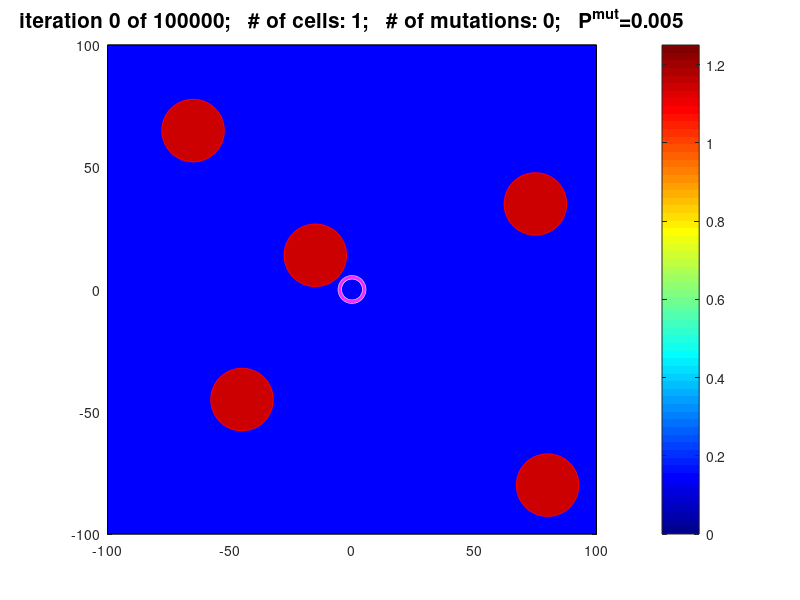
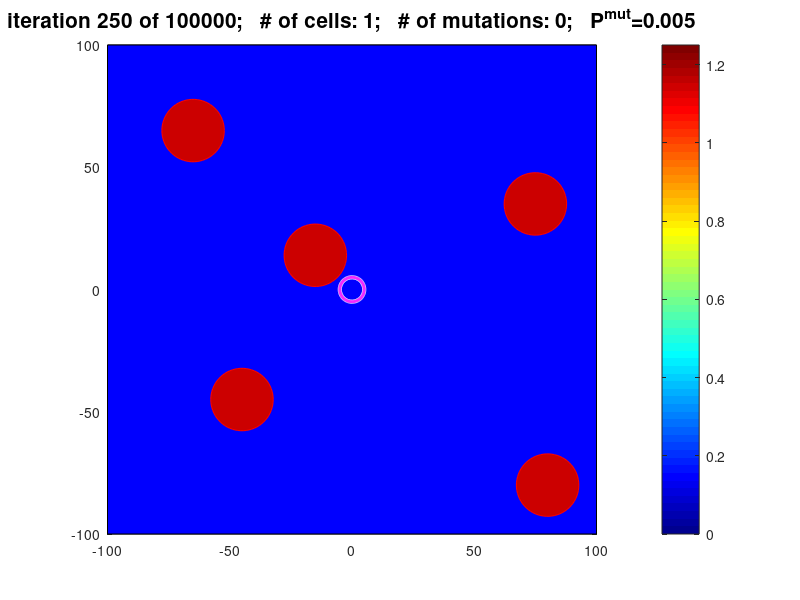
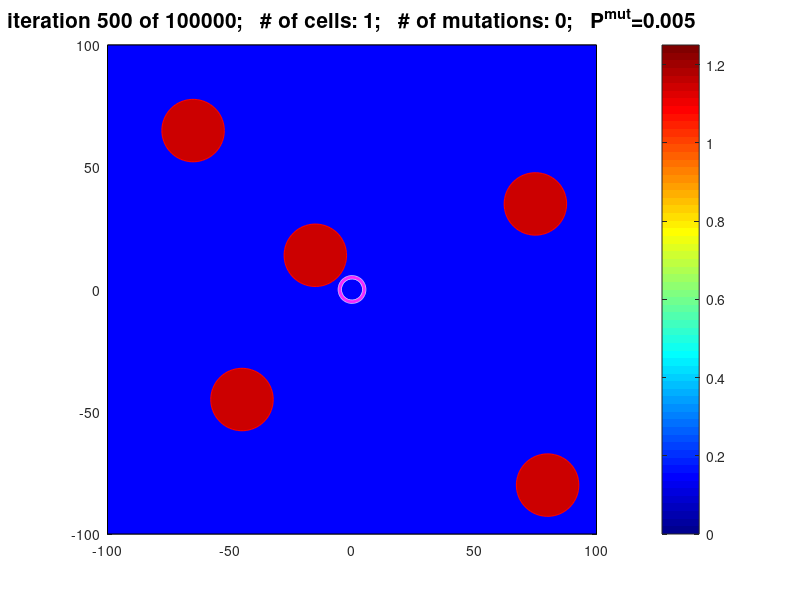
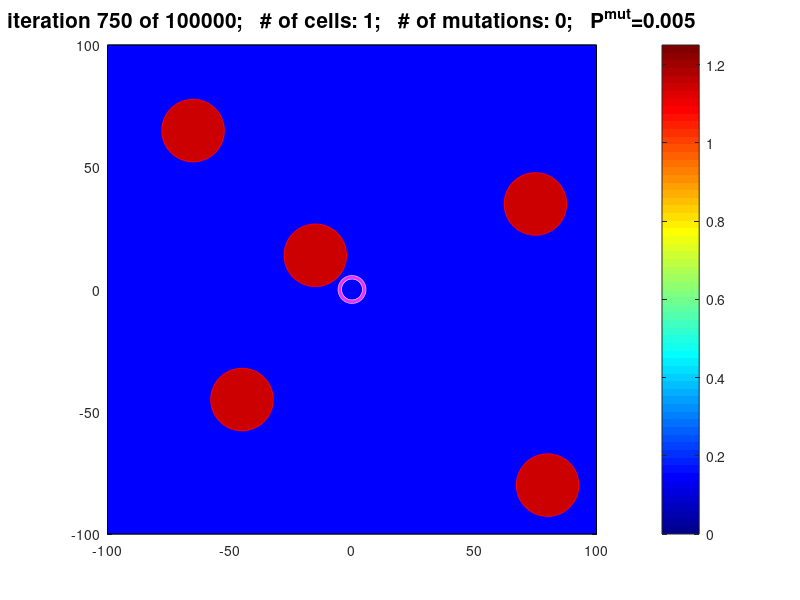

Reproduce these figures in MATLAB, in order. (Note: a time limit stopped this script after it produced the figures.)
function tumorGrowth_example2
%%%%%%%%%%%%%%%%%%%%%%%%%%%%%%%%%%%%%%%%%%%%%%%%%%%%%%%%%%%%%%%%%%%%%%
%% This is a companion code for the paper "LinG3D: Visualizing the  %%
%% Spatio-Temporal Dynamics of Clonal Evolution" by A. Hu, A.M.E.   %%
%% Ojwang', K.D. Olumoyin, and K.A. Rejniak                         %%
%% This code generates tumor growth data 'cell_history', 'cellXY_##'%%
%% and 'cellID_##' (where ## is the iteration number) used in all   %%
%% routines for visualization of the 3D linage trees of the tumor.  %%
%%                                                                  %%
%% for the examples discussed in the paper use:                     %%
%% example 1: pathdata='exampleB05';  probmut=0.050;                %%
%% example 2: pathdata='exampleB005'; probmut=0.005;                %%
%%                                                                  %%
%% October 31, 2022                                                 %%
%%%%%%%%%%%%%%%%%%%%%%%%%%%%%%%%%%%%%%%%%%%%%%%%%%%%%%%%%%%%%%%%%%%%%%

% % example 1
% probmut=0.050;            % prob of mutation [0.05 or 0.005]
% pathname='exampleB05';

% example 2
probmut=0.005;           % prob of mutation [0.05 or 0.005]
pathname='exampleB005';


% switch for saving data: toSave=1 save data; toSave=0 do not save data
toSave=1;
if toSave==1
  dirnamefigs=[pathname,'/figs']; mkdir(dirnamefigs) 
  dirnamedata=[pathname,'/data']; mkdir(dirnamedata)
end


 rng(7); % fixed random number generator for comparison between examples


Ncells=1;                % number of cells
cellXY=[0,0];            % cell coordinates [microns] 
Amat=18*60;              % cell average maturation age [sec]
age=[0.75*Amat];         % cell current age
ageDiv=[Amat];           % cell division age
drugcell=[0];            % drug level absorbed by the cell
mutate=[0];              % cell mutation state

rad=5;                   % cell radius microns
Nneig=5;                 % number of neighbors for overcrowding   
probdie=0.8;             % prob of random dying
probDrugdie=0.85;        % prob of drug-induced dying
Nmutate=0;               % number of mutation 
Cellupt=0.015;           % cell uptake
drugth=4;                % threshold for cell killing level

stif=50;                 % springs stiffness 
nu=250;                  % viscosity of medium
                    
Nvess=5;                 % number of vessel
vess=[-45,-45;-15,14;-65,65;75,35;80,-80];  % coordinate of each vessel 
Infvess=[5,5,5,5,5];     % influx of the vessel 
Radvess=10;              % radius of the vessel


%domain 
xmin=-100; xmax=100; ymin=-100; ymax=100;  % computation al domain
hg=5;                                      % grid width 
xxg=xmin:hg:xmax; yyg=ymin:hg:ymax;        % grid for drawing contours
Ngx=length(xxg); Ngy=length(yyg);          % size of grid in x- & y-

% drug
drug=zeros(Ngx+2,Ngy+2); % drug domain
diff=10;                 % drug diffusion coefficient
step=3;                  % radius of sensing the drug by the cell


dt=0.25;                 % time step [sec]
Niter=100000;            % number of iterations
Ndrugi=60000;            % initial iteration for drug injection
Ndraw=250;               % frequency of drawning and saving


% data required for drawing the 3D trees
cellID=[1];              % unigue cell index
NcellID=1;               % curent maximal cell index number
cell_history=[1,0,0,0,0]; % data format needed for defining the 3D trees
  % [cell ID, clone ID, mother ID, birth iter, div/death iter]
 


%draw the figure 
figure ('position',[250,100,900,750]);


% main loop
for iter=0:Niter
  
   %boundary conditions
   drug(1,:)=drug(2,:);
   drug(Ngx+2,:)=drug(Ngx+1,:);
   drug(:,1)=drug(:,2);
   drug(:,Ngy+2)=drug(:,Ngy+1);
    
   %influx of drug 
   if iter>=Ndrugi
     for k=1:Nvess
       vi=2+floor((vess(k,1)-xmin)/hg); 
       vj=2+floor((vess(k,2)-ymin)/hg);
       for i=-3:3
         for j=-3:3
           if (vi+i+1<Ngx+2)&&(vi+i+1>0)&&(vj+j+1<Ngy+2)&&(vj+j+1>0)
             dx=xmin+hg*(vi+i-1)-vess(k,1); dy=ymin+hg*(vj+j-1)-vess(k,2);
             dxy=sqrt(dx^2+dy^2);
             if dxy<Radvess drug(vi+i+1,vj+j+1)=Infvess(k)*dt; end  
           end % if 
         end % for j
       end % for i
     end % for k
   end %for iter>
    
   %diffusion
   for i=2:Ngx+1
     for j=2:Ngy+1
       drug(i,j)=drug(i,j)+(diff*dt/(hg*hg))*(drug(i-1,j)+drug(i+1,j)+...
                 drug(i,j+1)+drug(i,j-1)-4*drug(i,j));
     end % for j
   end % for i
    
   %drug uptake
   for k=1:Ncells
     ci=2+floor((cellXY(k,1)-xmin)/hg);
     cj=2+floor((cellXY(k,2)-ymin)/hg);
     for i=-3:3
       for j=-3:3
         if (ci+i+1<Ngx+2)&&(ci+i+1>0)&&(cj+j+1<Ngy+2)&&(cj+j+1>0)
           dx=xmin+hg*(ci+i-1)-cellXY(k,1); dy=ymin+hg*(cj+j-1)-cellXY(k,2);
           dxy=sqrt(dx^2+dy^2);
           if dxy<rad
             drugcell(k)=drugcell(k)+dt*Cellupt*drug(ci+i+1,cj+j+1);
             drug(ci+i+1,cj+j+1)=max(0,drug(ci+i+1,cj+j+1)*(1-dt*Cellupt));
           end % if dxy
         end % if
       end % for j
     end % for i 
   end % for k
 
    
   % cell random death
   Ncells2=0;
   for k=1:Ncells
     if (rand<probdie)&&(age(k)>2*ageDiv(k)) 
       cell_history(cellID(k),5)=iter;     
       % [cell ID, clone ID, mother ID, birth iter, div/death iter]
     else
       Ncells2=Ncells2+1;
       cellXY2(Ncells2,1:2)=cellXY(k,1:2); age2(Ncells2)=age(k); 
       ageDiv2(Ncells2)=ageDiv(k); mutate2(Ncells2)=mutate(k); 
       drugcell2(Ncells2)=drugcell(k); cellID2(Ncells2)=cellID(k);        
     end  
   end
   if Ncells2>0
     clear Ncells cellXY age ageDiv mutate drugcell cellID 
     Ncells=Ncells2;
     cellXY=cellXY2; age=age2; ageDiv=ageDiv2;
     mutate=mutate2; drugcell=drugcell2; cellID=cellID2;
     clear Ncells2 cellXY2 age2 ageDiv2 mutate2 drugcell2 cellID2  
   end

   % drug induced death
   Ncells2=0;
   for k=1:Ncells
     if  (mutate(k)==0)&&(drugcell(k)>drugth)&&(rand>probDrugdie)
       cell_history(cellID(k),5)=iter;      
       % [cell ID, clone ID, mother ID, birth iter, div/death iter]
     else  
       Ncells2=Ncells2+1;
       cellXY2(Ncells2,1:2)=cellXY(k,1:2); age2(Ncells2)=age(k);
       ageDiv2(Ncells2)=ageDiv(k); mutate2(Ncells2)=mutate(k);
       drugcell2(Ncells2)=drugcell(k); cellID2(Ncells2)=cellID(k); 
     end 
   end
   if Ncells2>0
     clear Ncells cellXY age ageDiv mutate drugcell cellID  
     Ncells=Ncells2;
     cellXY=cellXY2; age=age2; ageDiv=ageDiv2;
     mutate=mutate2; drugcell=drugcell2; cellID=cellID2;
     clear Ncells2 cellXY2 age2 ageDiv2 mutate2 drugcell2 cellID2 
   end
    
    
   age=age+dt;          % increase cell age
  

   % calculate nearby cell
   neig=zeros(Ncells,1);
   for i=1:Ncells-1
     for j=i+1:Ncells
       dx=cellXY(i,1)-cellXY(j,1); dy=cellXY(i,2)-cellXY(j,2);     
       dxy=sqrt(dx^2+dy^2);
       if (dxy<3*rad)&&(dxy>0) 
         neig(i,1)=neig(i,1)+1; neig(j,1)=neig(j,1)+1; 
       end 
     end % if j
   end % if i
 
  
   % cell division
   for ij=1:Ncells
     if (age(ij)>ageDiv(ij))&&(neig(ij)<Nneig)
       cell_history(cellID(ij),5)=iter-1;    
        % [cell ID, clone ID, mother ID, birth iter, div/death iter]

       Ncells=Ncells+1;   
       alpha=2*pi*rand;
       cellXY(Ncells,1:2)= cellXY(ij,1:2)+0.5*rad*[cos(alpha),sin(alpha)];
       age(Ncells)=0;
       ageDiv(Ncells)=ageDiv(ij)+(rand-0.5)*10;
       neig(Ncells)=0;
       drugcell(Ncells)=0;
       mutate(Ncells)=mutate(ij);
        
       NcellID=NcellID+1;                   
       cell_history(NcellID,1:5)=[NcellID,mutate(ij),cellID(ij),iter,0];  
       cellID(Ncells)=NcellID;               

       age(ij)=0;
       ageDiv(ij)=ageDiv(ij)+(rand-0.5)*10;
       neig(ij)=0;
       drugcell(ij)=0;
          
       NcellID=NcellID+1;                   
       cell_history(NcellID,1:5)=[NcellID,mutate(ij),cellID(ij),iter,0];  
       cellID(ij)=NcellID;                  
        
       if (rand<probmut)&&(iter>=0.8*Ndrugi) %prob of mutation  
         ageDiv(Ncells)=0.5*Amat;
         mutate(Ncells)=Nmutate+1;
         ageDiv(ij)=0.5*Amat;
         mutate(ij)=Nmutate+1;
         Nmutate=Nmutate+1;
          
         cell_history(NcellID-1,2)=Nmutate;  
         cell_history(NcellID  ,2)=Nmutate;  
         % [cell ID, clone ID, mother ID, birth iter, div/death iter]
       end     
     end
   end
  
  
    % cell-cell repulsive forces
    force=zeros(Ncells,2);
    for i=1:Ncells-1
      for j=i+1:Ncells
        dx=cellXY(i,1)-cellXY(j,1);
        dy=cellXY(i,2)-cellXY(j,2);  
        dxy=sqrt(dx^2+dy^2);
        if (dxy<2*rad)&&(dxy>0)
          force(i,1:2)=force(i,1:2)+stif*(2*rad-dxy)*[dx,dy]/dxy;
          force(j,1:2)=force(j,1:2)-stif*(2*rad-dxy)*[dx,dy]/dxy;
        end % if dxy
      end % if j
    end % if i
  
    % vessel-cell repulsive forces
    for i=1:Ncells
      for j=1:Nvess
        dx=cellXY(i,1)-vess(j,1);
        dy=cellXY(i,2)-vess(j,2);  
        dxy=sqrt(dx^2+dy^2);
        if (dxy<(rad+Radvess))&&(dxy>0)
          force(i,1:2)=force(i,1:2)+2*stif*(rad+Radvess-dxy)*[dx,dy]/dxy;
        end % if dxy
      end % if j
    end % if i
  
    
    % cell relocation
    cellXY=cellXY+dt*force/nu;
  
    % remove cells outside the domain
    Ncells2=0;
    for k=1:Ncells
      if (cellXY(k,1)>xmin)&&(cellXY(k,1)<xmax)&&(cellXY(k,2)>ymin)&&(cellXY(k,2)<ymax) 
        Ncells2=Ncells2+1;
        cellXY2(Ncells2,1:2)=cellXY(k,1:2);
        age2(Ncells2)=age(k);
        ageDiv2(Ncells2)=ageDiv(k);
        mutate2(Ncells2)=mutate(k);
        drugcell2(Ncells2)=drugcell(k);        
        cellID2(Ncells2)=cellID(k);       
      else
        cell_history(cellID(k),5)=iter;     
        % [cell ID, clone ID, mother ID, birth iter, div/death iter]
      end
    end    
    if Ncells2>0
      clear Ncells cellXY age ageDiv mutate drugcell cellID  
      Ncells=Ncells2;
      cellXY=cellXY2; age=age2; ageDiv=ageDiv2;
      mutate=mutate2; drugcell=drugcell2; cellID=cellID2;          
      clear Ncells2 cellXY2 age2 ageDiv2 mutate2 drugcell2 cellID2
    end
     
        
  
    % draw and save the data
    if (mod(iter,Ndraw)==0)||(iter==Niter)
       draw_image(xxg,yyg,drug,Ngx,Ngy,Infvess,dt,Nvess,vess,Radvess,...
       cellXY,rad,Ncells,mutate,iter,Niter,probmut,xmin,xmax,ymin,ymax)
       
              
       if toSave==1
         filename=[dirnamefigs,'/fig_',num2str(iter),'.jpg'];
         print(filename,'-djpeg')
        
         filename=[dirnamedata,'/cellXY_',num2str(iter),'.txt'];
         save(filename,'cellXY','-ascii')
         cellID=cellID';
         filename=[dirnamedata,'/cellID_',num2str(iter),'.txt'];
         save(filename,'cellID','-ascii')
       end   
     end  % if mod  
   end  % for iter
    
  
   % save data for the 3D lineage trees
   if toSave==1
     filename=[dirnamedata,'/cell_history.txt'];
     save(filename,'cell_history','-ascii')
    
     filename=[dirnamedata,'/drug.txt'];
     save(filename,'drug','-ascii')
   end    
        
end  % end of "function"

%~~~~~~~~~~~~~~~~~~~~~~~~~~~~~~~~~~~~~~~~~~~~~~~~~~~~~~~~~~~~~~~~~~~~~~~
%-----------------------------------------------------------------------
function draw_image (xxg,yyg,drug,Ngx,Ngy,Infvess,dt,Nvess,vess,Radvess,...
cellXY,rad,Ncells,mutate,iter,Niter,probmut,xmin,xmax,ymin,ymax)

    clf
    
    %draw drug distribution
    if max(max(drug))>0 
      contourf(xxg,yyg,drug(2:Ngx+1,2:Ngy+1)',[0:0.1:max(Infvess)],'edgecolor','none');
    else
      fill([xmin,xmax,xmax,xmin,xmin],[ymin,ymin,ymax,ymax,ymin],'b')
    end
    colormap(jet)
    colorbar
    caxis([0,max(Infvess)*dt])
    hold on
    axis equal
    
 
    % draw vessels
    viscircles(vess,Radvess*ones(Nvess,1),'color','r');
    plot(vess(:,1),vess(:,2),'ro','markersize',45,'markerfacecolor',[204,0,0]/255)
 
    % draw cells
    color=DefineNewColorPalette;
    Ncolor=size(color,1); 
    for jj=0:max(mutate)  
      ind=find(mutate==jj);
      colorj=mod(jj,Ncolor)+1;
      viscircles(cellXY(ind,1:2),rad*ones(length(ind),1),'color',color(colorj,1:3));
    end
    
    axis([xmin,xmax,ymin,ymax])
    
    title(['iteration ',num2str(iter),' of ',num2str(Niter),...
      ';   # of cells: ',num2str(Ncells),';   # of mutations: ',...
      num2str(max(mutate)),';   P^{mut}=',num2str(probmut)],'FontSize',15)
   pause(0.1)
    
end
%~~~~~~~~~~~~~~~~~~~~~~~~~~~~~~~~~~~~~~~~~~~~~~~~~~~~~~~~~~~~~~~~~~~~~~~
function color=DefineNewColorPalette
    
  color=[255,  0,255;255,  0,  0;  0,255,255;  0,  0,255;  0,255,  0;...
           0,  0,  0;255,191,  0;255,255,  0;191,255,  0;128,128,  0;...
         255,182,193;  0,191,255;  0,128,255;250,235,215;128,  0,255;...
         154,205, 50;255,  0,128;102,  0,  0;102, 77,  0;  0,102,102;...
         204,204,255;255,204,255;153,204,255;255,153,153;  0,153,  0;...
           0,153,153;153,  0, 77;255,228,225;128,  0,  0;102,102,153;...
         153,255,204;218,112,214;255,128,  0;192,192,192;128,128,128;...
          75,  0,130;165, 42, 42;216,191,216;220, 20, 60;245,222,179;...
         255, 99, 71;255,127, 80;205, 92, 92;240,128,128;233,150,122;...
         250,128,114;255,160,122;255, 69,  0;255,140,  0;255,165,  0;...
         255,215,  0;184,134, 11;218,165, 32;  0,100,  0;255,240,245;...
         188,143,143;255,248,220; 50,205, 50;144,238,144;152,251,152;...
         143,188,143;  0,250,154;  0,255,127; 46,139, 87;102,205,170;...
          60,179,113; 32,178,170; 47, 79, 79;  0,128,128;  0,139,139;...
         240,230,140;245,245,220;224,255,255;  0,206,209;255,228,181;...
         255, 20,147;175,238,238;127,255,212;176,224,230; 95,158,160;...
          70,130,180;100,149,237;222,184,135; 30,144,255;238,232,170;...
         189,183,107;107,142, 35;124,252,  0;127,255,  0;173,255,  47;...
         178, 34, 34;221,160,221;255,235,205]/255;          
end
%~~~~~~~~~~~~~~~~~~~~~~~~~~~~~~~~~~~~~~~~~~~~~~~~~~~~~~~~~~~~~~~~~~~~~~~
%-----------------------------------------------------------------------
